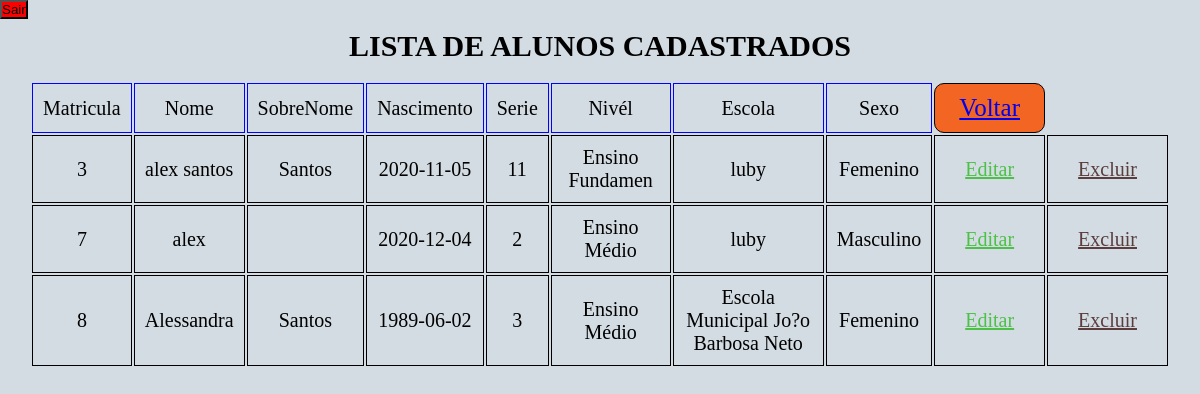
Page /lista.php (signed in) on the committed database.
### tables this page shows
CREATE TABLE IF NOT EXISTS `tb_alunos` (
  `id` int NOT NULL AUTO_INCREMENT,
  `nome` varchar(50) NOT NULL,
  `sobrenome` varchar(50) NOT NULL,
  `nascimento` varchar(12) NOT NULL,
  `serie` int NOT NULL,
  `nivel` varchar(15) NOT NULL,
  `escola` varchar(40) NOT NULL,
  `sexo` varchar(15) NOT NULL,
  `senha` varchar(4) NOT NULL,
  `imagem` varchar(200) NOT NULL,
  `data` datetime NOT NULL,
  PRIMARY KEY (`id`)
);

### lista.php (the view, shortened to what this page needs)
<?php
	include('conecta.php');
	$lista = mysqli_query($con," SELECT * FROM tb_alunos");
?>
	<html>
	<head>
		<link rel="stylesheet" type="text/css" href="estilo.css">
	</head>
	<body>
		<a href="http://localhost/projeto-luby/login.php"><button class="btn_sair">Sair</button></a>
		<section class="section">
		<h1 class="titulo-lista-produto">LISTA DE ALUNOS CADASTRADOS</h1></br>
		<table>
			<tr>
				<td class="titulo-tabela">Matricula</td>
				<td class="titulo-tabela">Nome</td>
				<td class="titulo-tabela">SobreNome</td>
				<td class="titulo-tabela">Nascimento</td>
				<td class="titulo-tabela">Serie</td>
				<td class="titulo-tabela">Nivél</td>
				<td class="titulo-tabela">Escola</td>
				<td class="titulo-tabela">Sexo</td>
				<td class="btn-volta-lista"><a href=http://localhost/projeto-luby/logado.php>Voltar</a></td>
			</tr>
			<?php while ($dado = mysqli_fetch_array($lista)) {?>
				<tr>
					<td><?=$dado['id'];?></td>
					<td><?=$dado['nome'];?></td>
					<td><?=$dado['sobrenome'];?></td>
					<td><?=$dado['nascimento'];?></td>
					<td><?=$dado['serie'];?></td>
					<td><?=$dado['nivel'];?></td>
					<td><?=$dado['escola'];?></td>
					<td><?=$dado['sexo'];?></td>
					<td align="center"><a class="btn-tabela"  href="edita.php?id=<?php echo $dado['id'];?> ">Editar</a></td>
					<td align="center"><a class="btn-tabela-excluir"  href="#" onclick="verificar(<?=$dado['id'];?>)">Excluir</a></td>
					</tr>
				<?php } ?>
		</table>
	</section>
	</body>
	</html>

### estilo.css (style rules this page uses)
* { margin: 0px; padding: 0px; }
body { background-color: #D3DCE3 ; }
.section { margin-top: 60px; }
.btn_sair { background-color: red; }
h1 { font-size: 30px; margin-top: -50px; text-align: center; }
table { padding-left: 30px; padding-right: 30px; text-align: center; font-size:20px; }
.titulo-tabela { color: black; border: 1px solid blue; }
td { padding: 10px; border:1px solid black; }
.btn-tabela { margin: 20px; color:#4DC147; }
.btn-tabela-excluir { margin: 20px; color: #5b3d3d; }
.btn-volta-lista { background-color: #F26522; font-size: 25px; border-radius: 10px; }
.titulo-lista-produto { font-size: 30px; }

### rows in the picture
tb_alunos: id "3", nome "alex santos", sobrenome "Santos", nascimento "2020-11-05", serie "11", nivel "Ensino Fundamen", escola "luby", sexo "Femenino"
tb_alunos: id "7", nome "alex", nascimento "2020-12-04", serie "2", nivel "Ensino Médio", escola "luby", sexo "Masculino"
tb_alunos: id "8", nome "Alessandra", sobrenome "Santos", nascimento "1989-06-02", serie "3", nivel "Ensino Médio", escola "Escola Municipal Jo?o Barbosa Neto", sexo "Femenino"
